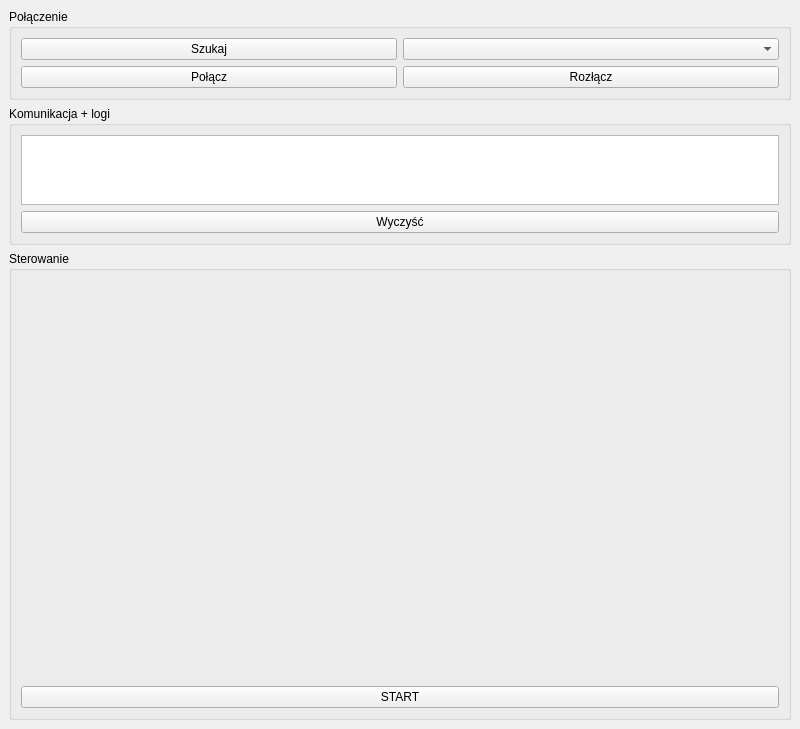
<?xml version="1.0" encoding="UTF-8"?>
<ui version="4.0">
 <class>MainWindow</class>
 <widget class="QMainWindow" name="MainWindow">
  <property name="geometry">
   <rect>
    <x>0</x>
    <y>0</y>
    <width>800</width>
    <height>600</height>
   </rect>
  </property>
  <property name="windowTitle">
   <string>MainWindow</string>
  </property>
  <widget class="QWidget" name="centralwidget">
   <layout class="QGridLayout" name="gridLayout">
    <item row="0" column="0">
     <layout class="QVBoxLayout" name="verticalLayout">
      <item>
       <widget class="QGroupBox" name="groupBox">
        <property name="title">
         <string>Połączenie</string>
        </property>
        <layout class="QGridLayout" name="gridLayout_3">
         <item row="0" column="0">
          <layout class="QGridLayout" name="gridLayout_2">
           <item row="0" column="0">
            <widget class="QPushButton" name="pushButtonSearch">
             <property name="text">
              <string>Szukaj</string>
             </property>
            </widget>
           </item>
           <item row="1" column="0">
            <widget class="QPushButton" name="pushButtonConnect">
             <property name="text">
              <string>Połącz</string>
             </property>
            </widget>
           </item>
           <item row="1" column="1">
            <widget class="QPushButton" name="pushButtonCloseConnection">
             <property name="text">
              <string>Rozłącz</string>
             </property>
            </widget>
           </item>
           <item row="0" column="1">
            <widget class="QComboBox" name="comboBoxDevices"/>
           </item>
          </layout>
         </item>
        </layout>
       </widget>
      </item>
     </layout>
    </item>
    <item row="1" column="0">
     <layout class="QVBoxLayout" name="verticalLayout_2">
      <item>
       <widget class="QGroupBox" name="groupBox_2">
        <property name="title">
         <string>Komunikacja + logi</string>
        </property>
        <layout class="QGridLayout" name="gridLayout_4">
         <item row="0" column="0">
          <layout class="QVBoxLayout" name="verticalLayout_4">
           <item>
            <widget class="QTextEdit" name="textEditLogs"/>
           </item>
           <item>
            <widget class="QPushButton" name="pushButtonClear">
             <property name="text">
              <string>Wyczyść</string>
             </property>
            </widget>
           </item>
          </layout>
         </item>
        </layout>
       </widget>
      </item>
     </layout>
    </item>
    <item row="2" column="0">
     <layout class="QVBoxLayout" name="verticalLayout_3">
      <item>
       <widget class="QGroupBox" name="groupBox_3">
        <property name="title">
         <string>Sterowanie</string>
        </property>
        <layout class="QGridLayout" name="gridLayout_5">
         <item row="0" column="0">
          <layout class="QVBoxLayout" name="verticalLayout_5">
           <item alignment="Qt::AlignHCenter">
            <widget class="JoyPad" name="widget" native="true">
             <property name="minimumSize">
              <size>
               <width>400</width>
               <height>400</height>
              </size>
             </property>
            </widget>
           </item>
           <item>
            <widget class="QPushButton" name="pushButtonStart">
             <property name="text">
              <string>START</string>
             </property>
            </widget>
           </item>
          </layout>
         </item>
        </layout>
       </widget>
      </item>
     </layout>
    </item>
   </layout>
  </widget>
 </widget>
 <customwidgets>
  <customwidget>
   <class>JoyPad</class>
   <extends>QWidget</extends>
   <header>joypad.h</header>
   <container>1</container>
  </customwidget>
 </customwidgets>
 <resources/>
 <connections/>
</ui>
